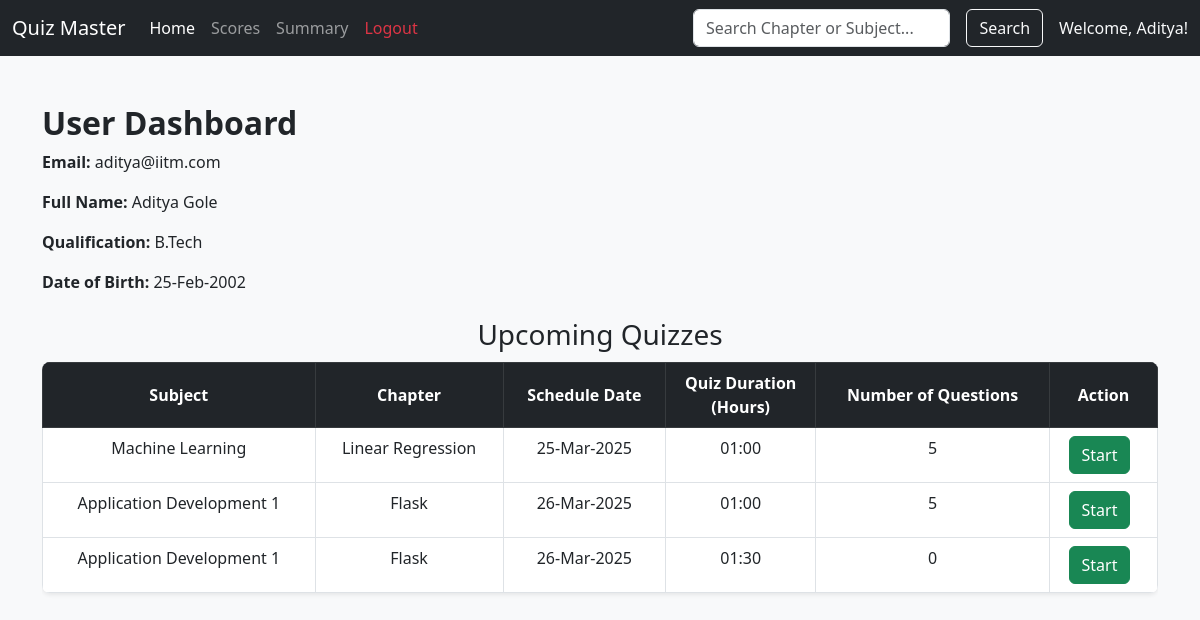
/user_dash/2, run on the app's committed database.
### applications/models.py (models this page shows)
class User(db.Model):
    id = db.Column(db.Integer, primary_key=True)
    username = db.Column(db.String(), unique=True, nullable=False)
    email = db.Column(db.String(), unique=True, nullable=False)
    password = db.Column(db.String(), nullable=False)
    full_name = db.Column(db.String(), nullable=False)
    qualification = db.Column(db.String(), nullable=False)
    dob = db.Column(db.Date, nullable=False)
    role = db.Column(db.String(), nullable=False, default='user')  # 'admin' or 'user'

class Quiz(db.Model):
    id = db.Column(db.Integer, primary_key=True)
    chapter_id = db.Column(db.Integer, db.ForeignKey('chapter.id'), nullable=False)
    chapter = db.relationship('Chapter', backref='quizzes', lazy=True)  # <-- Added this line
    date_of_quiz = db.Column(db.Date, nullable=False)
    time_duration = db.Column(db.String(5), nullable=False)
    remarks = db.Column(db.Text, nullable=True)
    num_questions = db.Column(db.Integer, nullable=False, default=0)
    questions = db.relationship('Question', backref='quiz', lazy=True)

class Subject(db.Model):
    id = db.Column(db.Integer, primary_key=True)
    name = db.Column(db.String(), unique=True, nullable=False)
    description = db.Column(db.Text, nullable=True)

class Chapter(db.Model):
    id = db.Column(db.Integer, primary_key=True)
    name = db.Column(db.String(), nullable=False)
    description = db.Column(db.Text, nullable=True)
    num_questions = db.Column(db.Integer, nullable=False, default=0)
    subject_id = db.Column(db.Integer, db.ForeignKey('subject.id', ondelete="CASCADE"), nullable=False)
    subject = db.relationship('Subject', backref=db.backref('chapters', lazy=True, cascade="all, delete"))

### applications/controllers.py (the view)
@app.route('/user_dash/<int:user_id>', methods=['GET'])
def user_dash(user_id):
    user = User.query.filter_by(
        role='user', id=user_id).first()  # Get the logged-in user
    search_query = request.args.get('search', '').strip()
    if search_query:
        quizzes = Quiz.query.join(Chapter).join(Subject).filter(
            (Chapter.name.ilike(f"%{search_query}%")) |
            (Subject.name.ilike(f"%{search_query}%"))
        ).all()
    else:
        quizzes = Quiz.query.all()  # Fetch all quizzes
    for quiz in quizzes:
        quiz.num_questions = len(quiz.questions)  # Force load questions
    return render_template('user_dash.html', quizzes=quizzes, this_user=user,
                           search_query=search_query)

### templates/user_dash.html (shortened to what this page needs)
<!DOCTYPE html>
<html lang="en">
<head>
    <link href="https://cdn.jsdelivr.net/npm/bootstrap@5.3.0/dist/css/bootstrap.min.css" rel="stylesheet">
    <link rel="stylesheet" href="/static/style.css">
</head>
<body>
    <nav class="navbar navbar-expand-lg navbar-dark bg-dark">
        <div class="container-fluid">
            <a class="navbar-brand" href="#">Quiz Master</a>
            <div class="collapse navbar-collapse" id="navbarNav">
                <ul class="navbar-nav me-auto">
                    <li class="nav-item">
                        <a class="nav-link active" href="/user_dash/{{ this_user.id }}">Home</a>
                    </li>
                    <li class="nav-item">
                        <a class="nav-link" href="/view_quiz_result/{{this_user.id}}">Scores</a>
                    </li>
                    <li class="nav-item">
                        <a class="nav-link" href="/user_summary/{{ this_user.id }}">Summary</a>
                    </li>
                    <li class="nav-item">
                        <a class="nav-link text-danger" href="/login">Logout</a>
                    </li>
                </ul>
                <form class="d-flex" action="/user_dash" style="min-width: 350px;">
                    <input class="form-control me-3 w-150" type="search" name="search"
                        placeholder="Search Chapter or Subject..." aria-label="Search" value="{{ search_query }}">
                    <button class=" btn btn-outline-light" type="submit">Search</button>
                </form>
                <span class="navbar-text ms-3 text-light">
                    Welcome, {{ this_user.username }}!
                </span>
            </div>
        </div>
    </nav>
    <div class="container mt-5">
        <h2>User Dashboard</h2>
        <p><strong>Email:</strong> {{ this_user.email }}</p>
        <p><strong>Full Name:</strong> {{ this_user.full_name }}</p>
        <p><strong>Qualification:</strong> {{ this_user.qualification }}</p>
        <p><strong>Date of Birth:</strong> {{ this_user.dob.strftime('%d-%b-%Y') }}</p>
        <h3 class="mt-4" style="text-align: center; margin-bottom: 10px;">Upcoming Quizzes</h3>
        <div class="table-responsive">
            <table class="table table-bordered table-hover rounded-3 shadow-sm overflow-hidden text-center">
                <thead class="table-dark">
                    <tr>
                        <th class="text-center align-middle">Subject</th>
                        <th class="text-center align-middle">Chapter</th>
                        <th class="text-center align-middle">Schedule Date</th>
                        <th class="text-wrap" style="width: 150px;">Quiz Duration (Hours)</th>
                        <th class="text-center align-middle">Number of Questions</th>
                        <th class="text-center align-middle">Action</th>
                    </tr>
                </thead>
                <tbody>
                <tbody>
                    {% for quiz in quizzes %}
                    <tr>
                        <td>{{ quiz.chapter.subject.name }}</td>
                        <td>{{ quiz.chapter.name }}</td>
                        <td>{{ quiz.date_of_quiz.strftime('%d-%b-%Y') }}</td>
                        <td>{{ quiz.time_duration }}</td>
                        <td>{{ quiz.questions|length }}</td>
                        <td>
                            <a href="/start_quiz/{{ quiz.id }}/{{ this_user.id }}" class="btn btn-success me-2">Start</a>
                        </td>
                    </tr>
                    {% endfor %}
                </tbody>
            </table>
        </div>
    </div>
</body>
</html>

### static/style.css (style rules this page uses)
body { background-color: #f8f9fa; }
h2 { font-weight: bold; }

### data on the page
User: username "Aditya", email "aditya@iitm.com", full_name "Aditya Gole", qualification "B.Tech", dob "25-Feb-2002"
Quiz: chapter.subject.name "Machine Learning", chapter.name "Linear Regression", date_of_quiz "25-Mar-2025", time_duration "01:00", questions|length "5"
Quiz: chapter.subject.name "Application Development 1", chapter.name "Flask", date_of_quiz "26-Mar-2025", time_duration "01:00", questions|length "5"
Quiz: chapter.subject.name "Application Development 1", chapter.name "Flask", date_of_quiz "26-Mar-2025", time_duration "01:30", questions|length "0"
